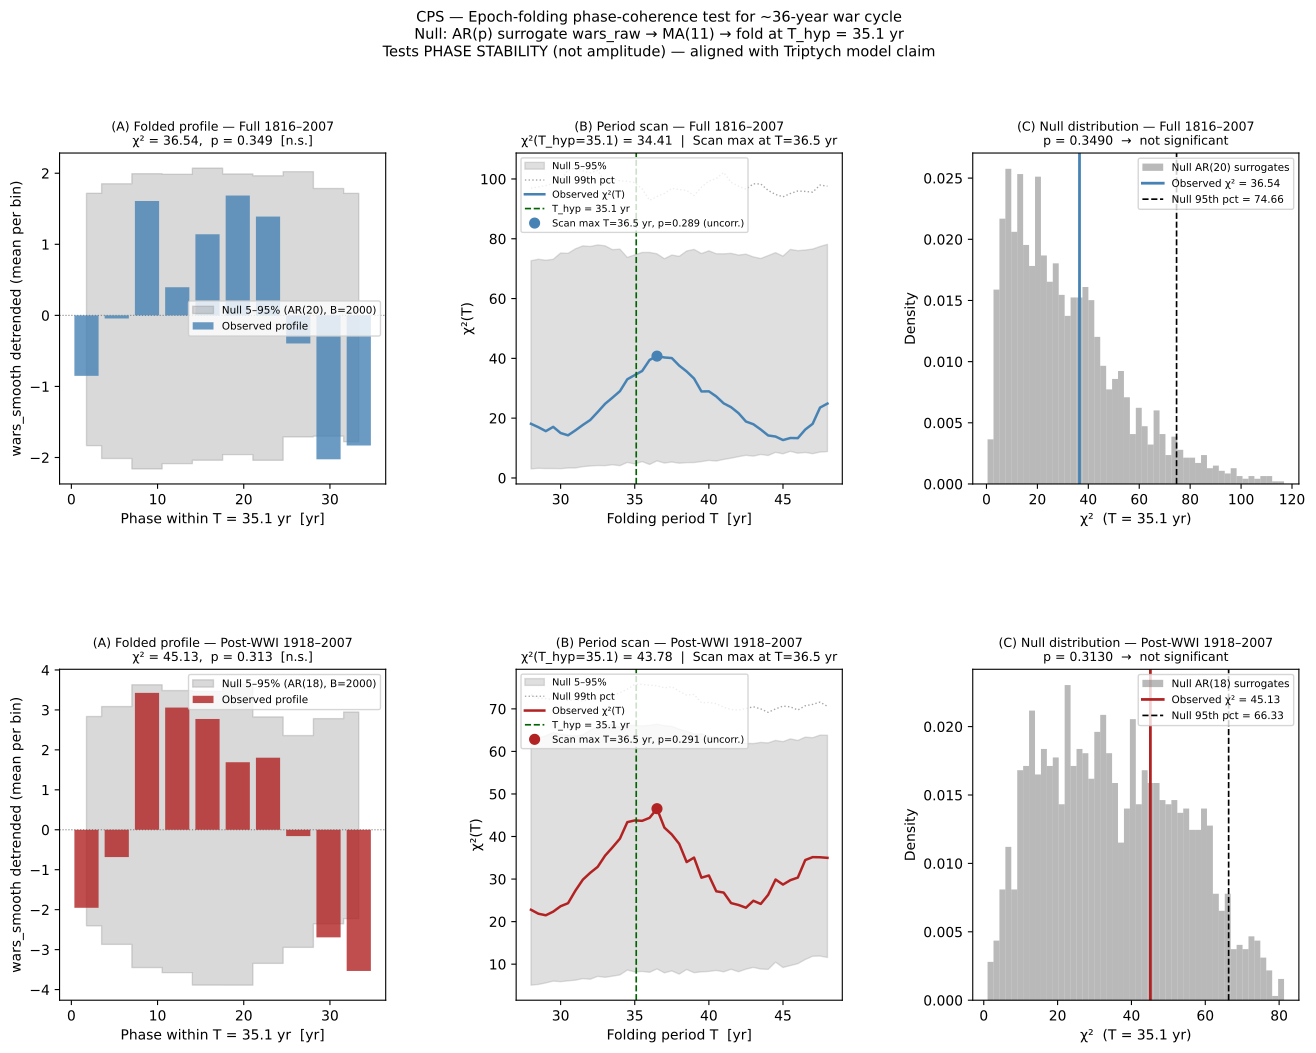

Write the Python code that produced this figure.
# epoch_folding_test.py – Epoch-folding phase-coherence test for ~36-year war cycle
# Data: wars_color.csv
# Source: Triptych "We are Anomal(i)es" v0.1 by Mariusz Włodarczyk
# License: CC BY-NC-SA 4.0
#
# RATIONALE:
#   spectral_significance_v2.py tested AMPLITUDE (band power, peak PSD) against
#   an AR null. The Triptych model, however, claims PHASE STABILITY with variable
#   amplitude: nuclear deterrence and institutional architecture dampen the
#   amplitude of the cycle post-1945 while preserving its rhythm (pages 52–78).
#   Amplitude-based tests are therefore misaligned with the model's core claim.
#
#   Epoch-folding tests PHASE COHERENCE directly:
#     – If a cycle of period T exists, folding the series on T and averaging
#       across epochs produces a structured profile (recurring peak + trough).
#     – If there is no cycle, folding on any T produces a flat profile.
#     – Crucially: the test is insensitive to epoch-to-epoch amplitude variation.
#       Each epoch contributes its shape regardless of local amplitude level.
#
# DESIGN:
#   1. Detrend wars_smooth (linear) within each analysis window.
#   2. Fold on T_HYP = 35.1 yr (Triptych's sin-fit period) into N_BINS = 10 bins
#      → ~5–6 observations per bin for n = 192, ~2–3 for n = 90.
#   3. Test statistic:
#        chi2 = Σ_k  n_k · (m_k − m_global)² / var_global
#      → weighted squared deviation of each bin mean from the grand mean,
#        normalised by total variance. Measures how much of the total variance
#        is "explained" by a repeating period-T profile.
#   4. Null: AR(p) surrogate wars_raw (AIC selection, same as v2) → MA(11)
#      → fold → chi2_null. Same AR-bootstrap pipeline and seed as v2.
#   5. Period scan: T ∈ [28, 48] yr in 0.5-yr steps.
#      Primary test at T_HYP (pre-specified). Scan is exploratory; p-values
#      reported uncorrected (no claim of discovery).
#   6. Two windows: Full 1816–2007 (n = 192) and Post-WWI 1918–2007 (n = 90).
#
# OUTPUT:
#   epoch_folding_test.pdf
#   epoch_folding_test_results.csv

from __future__ import annotations

import sys
import warnings
import numpy as np
import pandas as pd
import matplotlib
matplotlib.use("Agg")
import matplotlib.pyplot as plt
import matplotlib.gridspec as gridspec
from pathlib import Path
from scipy.signal import detrend

# ── Import AR-bootstrap helpers (identical pipeline to spectral_significance_v2) ─
sys.path.insert(0, str(Path(__file__).parent))
from spectral_significance_v2 import apply_ma, generate_surrogate
from statsmodels.tsa.ar_model import AutoReg

warnings.filterwarnings("ignore")


def fit_ar_criterion(x: np.ndarray, max_lag: int = 20,
                     criterion: str = "aic"):
    """Fit AR(p) to x, select p by AIC or BIC. Returns (fit, p, residuals)."""
    best_val, best_p, best_res, best_fit = np.inf, 1, None, None
    cap = min(max_lag, len(x) // 5)
    for p in range(1, cap + 1):
        try:
            fit = AutoReg(x, lags=p, old_names=False).fit()
            val = fit.bic if criterion == "bic" else fit.aic
            if val < best_val:
                best_val, best_p, best_res, best_fit = val, p, fit.resid, fit
        except Exception:
            pass
    return best_fit, best_p, best_res


RNG    = np.random.default_rng(20240301)   # same seed as spectral_significance_v2
B      = 2000
ALPHA  = 0.05
MA_WIN = 11
T_HYP  = 35.1                             # Triptych sin-fit period [yr]
N_BINS = 10                               # phase bins (balanced with available cycles)
T_SCAN = np.arange(28.0, 48.5, 0.5)      # exploratory period scan [yr]


# ─────────────────────────────────────────────────────────────────────────────
# epoch-folding core
# ─────────────────────────────────────────────────────────────────────────────

def epoch_fold(x: np.ndarray, years: np.ndarray,
               T: float, n_bins: int = N_BINS) -> tuple[np.ndarray, np.ndarray, float]:
    """
    Fold detrended series x on period T.

    Parameters
    ----------
    x     : detrended signal (1D, length N)
    years : integer year array aligned with x
    T     : folding period [yr]
    n_bins: number of phase bins

    Returns
    -------
    m_k   : bin means      (n_bins,)
    n_k   : bin counts     (n_bins,)
    chi2  : test statistic = Σ_k n_k·(m_k − m_global)² / var_global

    Interpretation
    --------------
    chi2 large  → folded profile is structured   → evidence for period-T cycle
    chi2 ≈ 0    → folded profile is flat         → no period-T coherence
    """
    phases  = (years.astype(float) % T) / T      # ∈ [0, 1)
    bin_idx = (phases * n_bins).astype(int) % n_bins

    m_global   = x.mean()
    var_global = x.var()
    N          = len(x)

    m_k = np.array([
        x[bin_idx == k].mean() if (bin_idx == k).any() else m_global
        for k in range(n_bins)
    ])
    n_k = np.array([(bin_idx == k).sum() for k in range(n_bins)])

    if var_global < 1e-12 or N == 0:
        return m_k, n_k, 0.0

    chi2 = float(np.sum(n_k * (m_k - m_global) ** 2) / var_global)
    return m_k, n_k, chi2


# ─────────────────────────────────────────────────────────────────────────────
# main test
# ─────────────────────────────────────────────────────────────────────────────

def run_test(years: np.ndarray, wars_raw: np.ndarray, wars_smooth: np.ndarray,
             label: str, n_boot: int = B, criterion: str = "aic",
             max_ar: int = 20) -> dict:
    """
    Full epoch-folding test with AR(p) surrogate null.

    Null H₀ : wars_raw is an AR(p) process (no embedded periodicity).
    Surrogates: AR(p) wars_raw → MA(11) → detrend → fold at same T.

    Primary test : T = T_HYP (pre-specified, one p-value).
    Scan         : T ∈ T_SCAN (exploratory, uncorrected p-values).
    """
    N        = len(wars_raw)
    x_smooth = detrend(wars_smooth.astype(float), type="linear")

    # ── observed statistics ──────────────────────────────────────────────────
    m_obs, n_obs, chi2_obs = epoch_fold(x_smooth, years, T_HYP, N_BINS)

    scan_chi2_obs = np.array([
        epoch_fold(x_smooth, years, T, N_BINS)[2] for T in T_SCAN
    ])

    # ── AR(p) surrogate null ─────────────────────────────────────────────────
    x_raw = detrend(wars_raw.astype(float), type="linear")
    ar_fit, ar_p, ar_resid = fit_ar_criterion(x_raw, max_lag=min(max_ar, N // 5),
                                               criterion=criterion)
    raw_std = x_raw.std()

    boot_chi2_primary = np.zeros(n_boot)
    boot_scan_chi2    = np.zeros((n_boot, len(T_SCAN)))
    boot_profiles     = np.zeros((n_boot, N_BINS))   # for null profile envelope

    for b in range(n_boot):
        surr_raw = generate_surrogate(ar_fit, ar_resid, N, RNG)
        surr_raw = surr_raw / (surr_raw.std() + 1e-12) * raw_std
        surr_sm  = apply_ma(surr_raw, MA_WIN)
        x_surr   = detrend(surr_sm, type="linear")

        m_b, _, chi2_b          = epoch_fold(x_surr, years, T_HYP, N_BINS)
        boot_chi2_primary[b]    = chi2_b
        boot_profiles[b]        = m_b
        boot_scan_chi2[b]       = np.array([
            epoch_fold(x_surr, years, T, N_BINS)[2] for T in T_SCAN
        ])

    p_primary = float((boot_chi2_primary >= chi2_obs).mean())

    scan_env_lo = np.percentile(boot_scan_chi2, 5,  axis=0)
    scan_env_hi = np.percentile(boot_scan_chi2, 95, axis=0)
    scan_env_99 = np.percentile(boot_scan_chi2, 99, axis=0)
    scan_p      = np.array([
        float((boot_scan_chi2[:, i] >= scan_chi2_obs[i]).mean())
        for i in range(len(T_SCAN))
    ])

    # per-bin null envelope for folded profile
    prof_env_lo = np.percentile(boot_profiles, 5,  axis=0)
    prof_env_hi = np.percentile(boot_profiles, 95, axis=0)

    # index of T_HYP in the scan (nearest)
    hyp_idx = int(np.argmin(np.abs(T_SCAN - T_HYP)))

    return {
        "label":             label,
        "criterion":         criterion,
        "N":                 N,
        "ar_p":              ar_p,
        "years":             years,
        "x_smooth":          x_smooth,
        "T_hyp":             T_HYP,
        "n_bins":            N_BINS,
        "m_obs":             m_obs,
        "n_obs":             n_obs,
        "chi2_obs":          chi2_obs,
        "boot_chi2_primary": boot_chi2_primary,
        "p_primary":         p_primary,
        "prof_env_lo":       prof_env_lo,
        "prof_env_hi":       prof_env_hi,
        "T_scan":            T_SCAN,
        "scan_chi2_obs":     scan_chi2_obs,
        "scan_env_lo":       scan_env_lo,
        "scan_env_hi":       scan_env_hi,
        "scan_env_99":       scan_env_99,
        "scan_p":            scan_p,
        "hyp_idx":           hyp_idx,
    }


# ─────────────────────────────────────────────────────────────────────────────
# plot
# ─────────────────────────────────────────────────────────────────────────────

def plot_results(results: list[dict], out_path: str) -> None:
    n_rows = len(results)
    fig = plt.figure(figsize=(16, 5.5 * n_rows))
    gs  = gridspec.GridSpec(n_rows, 3, figure=fig, hspace=0.56, wspace=0.40)

    colours = ["steelblue", "firebrick"]

    for row, r in enumerate(results):
        C     = colours[row]
        label = r["label"]
        T_bin = np.linspace(0, r["T_hyp"], r["n_bins"], endpoint=False)
        bin_w = r["T_hyp"] / r["n_bins"]

        # ── Panel A: folded profile ──────────────────────────────────────────
        ax_a = fig.add_subplot(gs[row, 0])

        ax_a.fill_between(
            T_bin + bin_w / 2,
            r["prof_env_lo"], r["prof_env_hi"],
            color="grey", alpha=0.30, label=f"Null 5–95% (AR({r['ar_p']}), B={B})",
            step="mid",
        )
        ax_a.bar(
            T_bin + bin_w / 2, r["m_obs"],
            width=bin_w * 0.80, color=C, alpha=0.80,
            label="Observed profile", zorder=3,
        )
        ax_a.axhline(0, color="grey", lw=0.8, ls=":")
        ax_a.set_xlabel(f"Phase within T = {r['T_hyp']:.1f} yr  [yr]")
        ax_a.set_ylabel("wars_smooth detrended (mean per bin)")
        sig_str = "SIGNIFICANT" if r["p_primary"] < ALPHA else "n.s."
        ax_a.set_title(
            f"(A) Folded profile — {label}\n"
            f"χ² = {r['chi2_obs']:.2f},  p = {r['p_primary']:.3f}  [{sig_str}]",
            fontsize=9,
        )
        ax_a.legend(fontsize=7.5)

        # ── Panel B: period scan ─────────────────────────────────────────────
        ax_b = fig.add_subplot(gs[row, 1])

        ax_b.fill_between(r["T_scan"], r["scan_env_lo"], r["scan_env_hi"],
                          color="grey", alpha=0.25,
                          label="Null 5–95%")
        ax_b.plot(r["T_scan"], r["scan_env_99"],
                  color="grey", lw=1.0, ls=":", alpha=0.7,
                  label="Null 99th pct")
        ax_b.plot(r["T_scan"], r["scan_chi2_obs"],
                  color=C, lw=1.8, label="Observed χ²(T)")

        # mark T_HYP
        ax_b.axvline(r["T_hyp"], color="darkgreen", lw=1.2, ls="--",
                     label=f"T_hyp = {r['T_hyp']:.1f} yr")

        # mark scan maximum
        scan_max_idx = int(np.argmax(r["scan_chi2_obs"]))
        T_max        = r["T_scan"][scan_max_idx]
        chi2_max     = r["scan_chi2_obs"][scan_max_idx]
        p_max        = r["scan_p"][scan_max_idx]
        ax_b.plot(T_max, chi2_max, "o", color=C, ms=7,
                  label=f"Scan max T={T_max:.1f} yr, p={p_max:.3f} (uncorr.)")

        ax_b.set_xlabel("Folding period T  [yr]")
        ax_b.set_ylabel("χ²(T)")
        ax_b.set_title(
            f"(B) Period scan — {label}\n"
            f"χ²(T_hyp={r['T_hyp']:.1f}) = {r['scan_chi2_obs'][r['hyp_idx']]:.2f}  |  "
            f"Scan max at T={T_max:.1f} yr",
            fontsize=9,
        )
        ax_b.legend(fontsize=7.0, loc="upper left")

        # ── Panel C: bootstrap distribution ─────────────────────────────────
        ax_c = fig.add_subplot(gs[row, 2])

        ax_c.hist(r["boot_chi2_primary"], bins=50, color="grey",
                  alpha=0.55, density=True,
                  label=f"Null AR({r['ar_p']}) surrogates")
        ax_c.axvline(r["chi2_obs"], color=C, lw=2.0,
                     label=f"Observed χ² = {r['chi2_obs']:.2f}")
        q95 = float(np.quantile(r["boot_chi2_primary"], 0.95))
        ax_c.axvline(q95, color="black", lw=1.2, ls="--",
                     label=f"Null 95th pct = {q95:.2f}")
        ax_c.set_xlabel(f"χ²  (T = {r['T_hyp']:.1f} yr)")
        ax_c.set_ylabel("Density")
        ax_c.set_title(
            f"(C) Null distribution — {label}\n"
            f"p = {r['p_primary']:.4f}  →  "
            f"{'SIGNIFICANT' if r['p_primary'] < ALPHA else 'not significant'}",
            fontsize=9,
        )
        ax_c.legend(fontsize=7.5)

    criterion_used = results[0].get("criterion", "aic").upper()
    plt.suptitle(
        f"CPS — Epoch-folding phase-coherence test for ~36-year war cycle  [{criterion_used} null]\n"
        "Null: AR(p) surrogate wars_raw → MA(11) → fold at T_hyp = 35.1 yr\n"
        "Tests PHASE STABILITY (not amplitude) — aligned with Triptych model claim",
        fontsize=10.5, y=1.01,
    )
    plt.savefig(out_path, dpi=200, bbox_inches="tight")
    print(f"\n✓ Saved {out_path}")
    plt.close(fig)


# ─────────────────────────────────────────────────────────────────────────────
# summary print + CSV
# ─────────────────────────────────────────────────────────────────────────────

def print_and_save(results: list[dict], csv_path: str) -> None:
    SEP  = "═" * 70
    sep2 = "─" * 70

    rows = []
    for r in results:
        scan_max_idx = int(np.argmax(r["scan_chi2_obs"]))
        T_max        = float(r["T_scan"][scan_max_idx])
        chi2_max     = float(r["scan_chi2_obs"][scan_max_idx])
        p_max        = float(r["scan_p"][scan_max_idx])
        q95          = float(np.quantile(r["boot_chi2_primary"], 0.95))

        print(f"\n{SEP}")
        print(f"  Window : {r['label']}  (n = {r['N']}, AR({r['ar_p']}))")
        print(f"  T_hyp  : {r['T_hyp']:.1f} yr  |  N_bins = {r['n_bins']}"
              f"  (~{r['N'] / r['T_hyp']:.1f} complete cycles)")
        print(sep2)
        print(f"  PRIMARY TEST  (T = {r['T_hyp']:.1f} yr)")
        print(f"    χ²_obs  = {r['chi2_obs']:.3f}")
        print(f"    Null 95th pct = {q95:.3f}")
        print(f"    p = {r['p_primary']:.4f}  "
              f"[{'SIGNIFICANT' if r['p_primary'] < ALPHA else 'NOT significant'}]")
        print(sep2)
        print(f"  PERIOD SCAN  (exploratory, uncorrected p-values)")
        print(f"    Maximum χ² at T = {T_max:.1f} yr  "
              f"(χ² = {chi2_max:.3f},  p = {p_max:.4f} uncorr.)")
        print(f"    χ² at T_hyp in scan : "
              f"{r['scan_chi2_obs'][r['hyp_idx']]:.3f}  "
              f"(p = {r['scan_p'][r['hyp_idx']]:.4f} uncorr.)")

        rows.append({
            "window":           r["label"],
            "n":                r["N"],
            "ar_p":             r["ar_p"],
            "n_cycles":         round(r["N"] / r["T_hyp"], 2),
            "T_hyp_yr":         r["T_hyp"],
            "chi2_obs":         round(r["chi2_obs"], 4),
            "null_95th_pct":    round(q95, 4),
            "p_primary":        round(r["p_primary"], 4),
            "significant":      r["p_primary"] < ALPHA,
            "scan_T_max_yr":    round(T_max, 1),
            "scan_chi2_max":    round(chi2_max, 4),
            "scan_p_max_uncorr": round(p_max, 4),
        })

    print(f"\n{SEP}")
    df = pd.DataFrame(rows).set_index("window")
    print("SUMMARY TABLE")
    print(SEP)
    print(df.to_string())

    df.to_csv(csv_path)
    print(f"\n✓ Saved {csv_path}")


# ─────────────────────────────────────────────────────────────────────────────
# main
# ─────────────────────────────────────────────────────────────────────────────

if __name__ == "__main__":
    import argparse

    parser = argparse.ArgumentParser(
        description="Epoch-folding phase-coherence test for ~36-year war cycle"
    )
    parser.add_argument("csv", nargs="?", default="wars_color.csv")
    parser.add_argument("--boot", type=int, default=B)
    parser.add_argument("--criterion", choices=["aic", "bic"], default="aic",
                        help="AR order selection criterion (default: aic)")
    parser.add_argument("--max-lag", type=int, default=20,
                        help="Max AR order to consider (default: 20)")
    args      = parser.parse_args()
    B_run     = args.boot
    crit      = args.criterion
    max_ar    = args.max_lag
    out_dir   = Path(args.csv).parent
    suffix    = f"_{crit}" if crit != "aic" else ""
    if max_ar != 20:
        suffix += f"_ar{max_ar}"

    df = pd.read_csv(args.csv).set_index("year").sort_index()

    windows = [
        ("Full 1816–2007",      df.index >= 1816),
        ("Post-WWI 1918–2007",  df.index >= 1918),
    ]

    all_results = []
    for label, mask in windows:
        sub         = df[mask].copy()
        wars_raw    = sub["wars"].values.astype(float)
        wars_smooth = sub["wars_smooth"].values.astype(float)
        years       = sub.index.values

        print(f"\n{'='*70}")
        print(f"  Running epoch-folding test [{crit.upper()}, max_lag={max_ar}] — {label}  (n={len(wars_raw)})")
        print(f"{'='*70}")

        r = run_test(years, wars_raw, wars_smooth, label,
                     n_boot=B_run, criterion=crit, max_ar=max_ar)
        all_results.append(r)

    print_and_save(
        all_results,
        csv_path=str(out_dir / f"epoch_folding_test_results{suffix}.csv"),
    )
    plot_results(
        all_results,
        out_path=str(out_dir / f"epoch_folding_test{suffix}.pdf"),
    )
